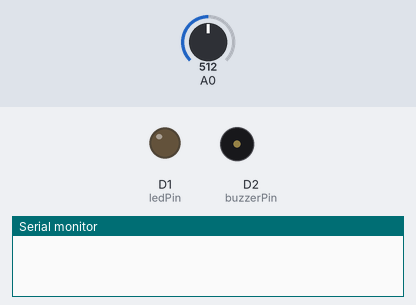
A sketch run on a simulated ESP8266 (NodeMCU). Shown: output pins drawn as LEDs (lit = HIGH), buzzer (waves = sounding, pin HIGH), the last lines printed to the serial monitor. The test bench sets the inputs (shaded band); at power-on: A0 = 512. WiFi joins after 1.5 s; servers stay silent unless stated; web services answer with replies made up by the test bench.

Above: at 0.1 s.
At 2.1 s:
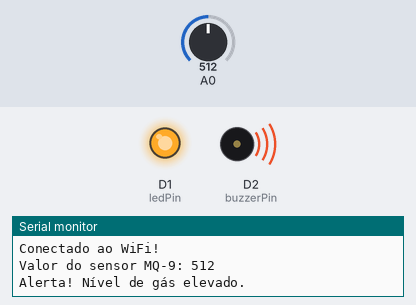
Timing chart, 0 to 3.6 s (numbered marks = the images above):
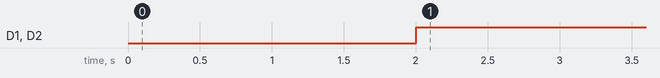

Measured:
- by itself, D1 (ledPin), D2 (buzzerPin): LOW → HIGH at 2.0 s

The sketch:

Projeto_IoT_MQ9_git.ino
```cpp
   #include <ESP8266WiFi.h>
   #include <ESP8266HTTPClient.h>

   // Configurações de WiFi e ThingSpeak
   const char* ssid = "Sua_SSID";
   const char* password = "Sua_Senha";
   const char* apiKey = "Sua_API_Key";
   const char* server = "http://api.thingspeak.com/update";
   const int channelID = 1430139;

   // Configurações do Buzzer e LED
   const int buzzerPin = D2;
   const int ledPin = D1;
   const int threshold = 400;

   void setup() {
     Serial.begin(115200);
     pinMode(buzzerPin, OUTPUT);
     pinMode(ledPin, OUTPUT);
     WiFi.begin(ssid, password);
     while (WiFi.status() != WL_CONNECTED) {
       delay(1000);
       Serial.println("Conectando ao WiFi...");
     }
     Serial.println("Conectado ao WiFi!");
   }

   void loop() {
     int sensorValue = analogRead(A0);
     Serial.print("Valor do sensor MQ-9: ");
     Serial.println(sensorValue);

     if (sensorValue > threshold) {
       digitalWrite(buzzerPin, HIGH);
       digitalWrite(ledPin, HIGH);
       Serial.println("Alerta! Nível de gás elevado.");
     } else {
       digitalWrite(buzzerPin, LOW);
       digitalWrite(ledPin, LOW);
     }

     if (WiFi.status() == WL_CONNECTED) {
       WiFiClient client;
       HTTPClient http;
       String url = String(server) + "?api_key=" + apiKey + "&field1=" + String(sensorValue);
       http.begin(client, url);
       int httpResponseCode = http.GET();
       if (httpResponseCode > 0) {
         Serial.print("Código de resposta HTTP: ");
         Serial.println(httpResponseCode);
       } else {
         Serial.print("Erro ao enviar dados: ");
         Serial.println(httpResponseCode);
       }
       http.end();
     } else {
       Serial.println("Erro na conexão WiFi!");
     }
     delay(20000);
   }
```
